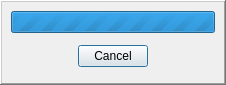
<?xml version="1.0" encoding="UTF-8"?>
<ui version="4.0">
 <class>ProgressBar</class>
 <widget class="QDialog" name="ProgressBar">
  <property name="windowModality">
   <enum>Qt::ApplicationModal</enum>
  </property>
  <property name="geometry">
   <rect>
    <x>0</x>
    <y>0</y>
    <width>226</width>
    <height>85</height>
   </rect>
  </property>
  <property name="sizePolicy">
   <sizepolicy hsizetype="Fixed" vsizetype="Fixed">
    <horstretch>0</horstretch>
    <verstretch>0</verstretch>
   </sizepolicy>
  </property>
  <property name="contextMenuPolicy">
   <enum>Qt::NoContextMenu</enum>
  </property>
  <property name="windowTitle">
   <string>Dialog</string>
  </property>
  <property name="windowOpacity">
   <double>0.800000000000000</double>
  </property>
  <property name="modal">
   <bool>true</bool>
  </property>
  <layout class="QVBoxLayout" name="verticalLayout">
   <property name="spacing">
    <number>0</number>
   </property>
   <property name="leftMargin">
    <number>0</number>
   </property>
   <property name="topMargin">
    <number>0</number>
   </property>
   <property name="rightMargin">
    <number>0</number>
   </property>
   <property name="bottomMargin">
    <number>0</number>
   </property>
   <item>
    <widget class="QFrame" name="frame">
     <property name="frameShape">
      <enum>QFrame::WinPanel</enum>
     </property>
     <property name="frameShadow">
      <enum>QFrame::Raised</enum>
     </property>
     <layout class="QVBoxLayout" name="verticalLayout_2">
      <property name="leftMargin">
       <number>9</number>
      </property>
      <property name="topMargin">
       <number>9</number>
      </property>
      <property name="rightMargin">
       <number>9</number>
      </property>
      <property name="bottomMargin">
       <number>9</number>
      </property>
      <item>
       <widget class="QProgressBar" name="progressBar">
        <property name="maximum">
         <number>0</number>
        </property>
        <property name="value">
         <number>-1</number>
        </property>
        <property name="textVisible">
         <bool>false</bool>
        </property>
       </widget>
      </item>
      <item>
       <widget class="QWidget" name="widget" native="true">
        <layout class="QHBoxLayout" name="horizontalLayout">
         <property name="spacing">
          <number>0</number>
         </property>
         <property name="leftMargin">
          <number>0</number>
         </property>
         <property name="topMargin">
          <number>0</number>
         </property>
         <property name="rightMargin">
          <number>0</number>
         </property>
         <property name="bottomMargin">
          <number>0</number>
         </property>
         <item>
          <widget class="QPushButton" name="buttonCancel">
           <property name="maximumSize">
            <size>
             <width>70</width>
             <height>16777215</height>
            </size>
           </property>
           <property name="text">
            <string>Cancel</string>
           </property>
          </widget>
         </item>
        </layout>
       </widget>
      </item>
     </layout>
    </widget>
   </item>
  </layout>
 </widget>
 <resources/>
 <connections>
  <connection>
   <sender>buttonCancel</sender>
   <signal>clicked()</signal>
   <receiver>ProgressBar</receiver>
   <slot>cancelClicked()</slot>
   <hints>
    <hint type="sourcelabel">
     <x>112</x>
     <y>57</y>
    </hint>
    <hint type="destinationlabel">
     <x>112</x>
     <y>42</y>
    </hint>
   </hints>
  </connection>
 </connections>
 <slots>
  <slot>cancelClicked()</slot>
 </slots>
</ui>
